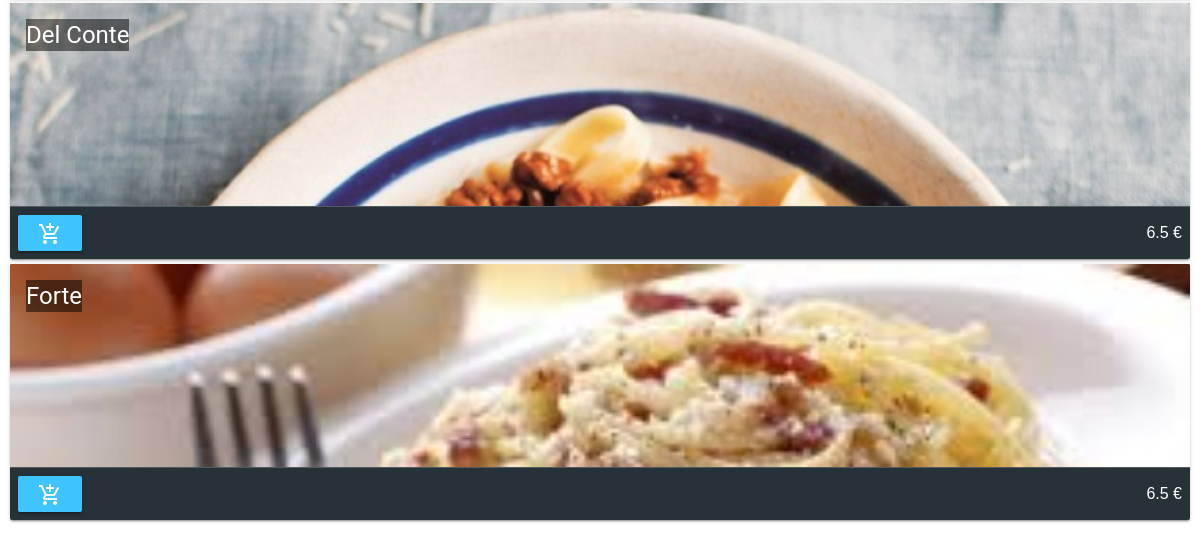
/acceuil.php?cid=2 (lower part), run on an earlier commit of the app's database.
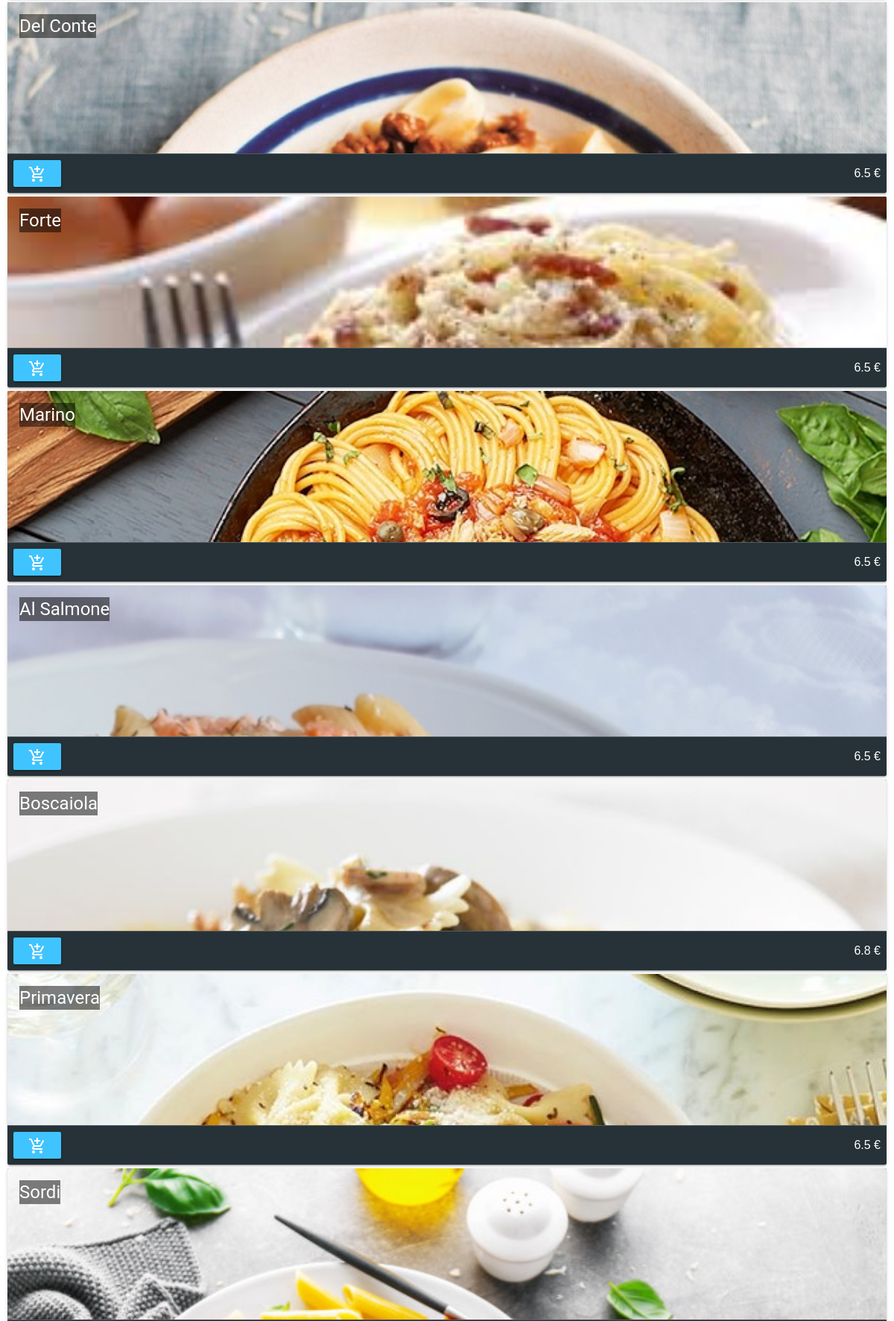
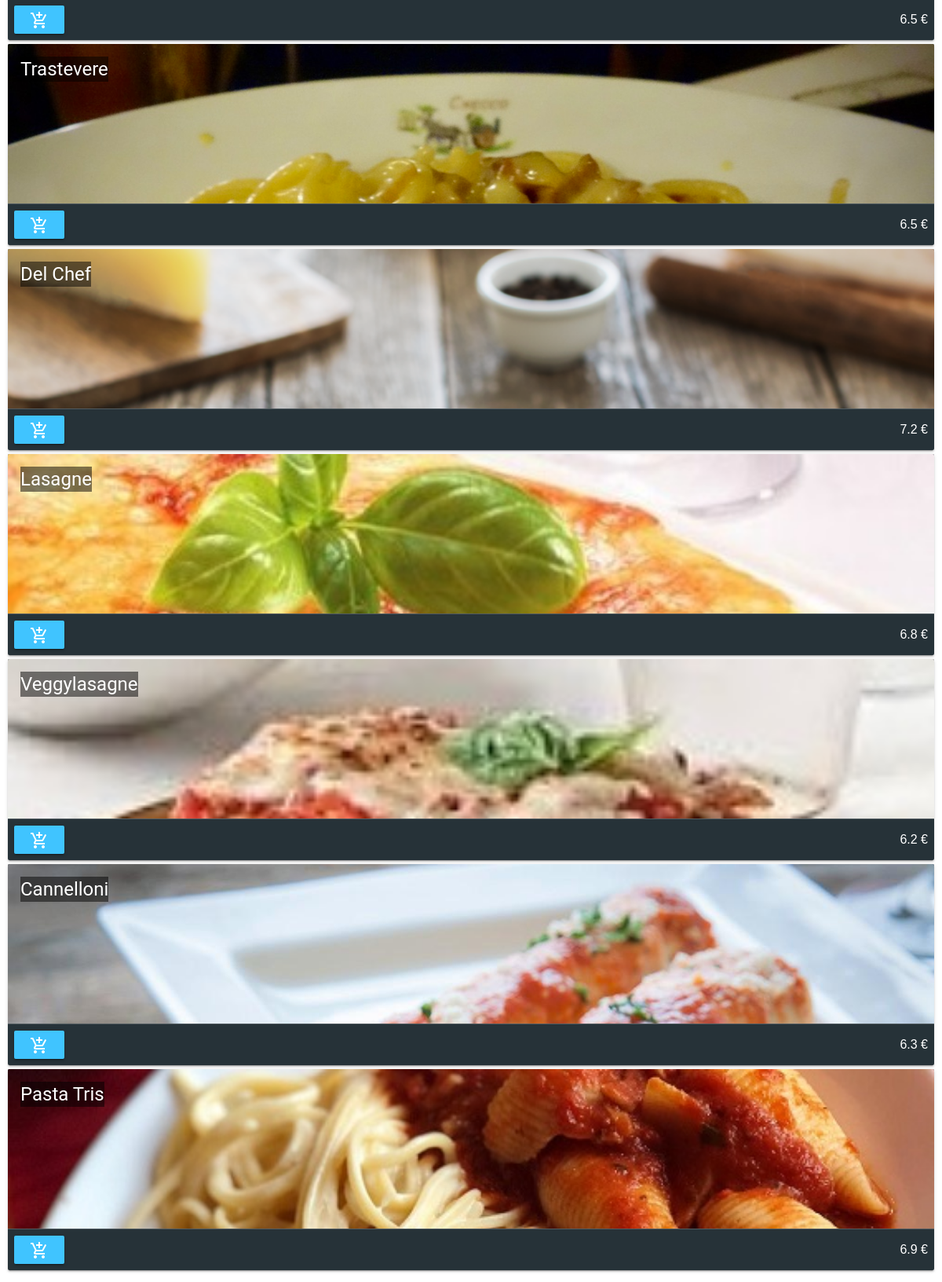
And on a later commit of the database (2 pictures, top to bottom).
### tables this page shows
CREATE TABLE `menu` (
	`id`	INTEGER PRIMARY KEY AUTOINCREMENT,
	`id_categorie`	INTEGER,
	`nom`	TEXT,
	`description`	TEXT,
	`prix`	INTEGER,
	`image`	INTEGER
);

### acceuil.php (the view, shortened to what this page needs)
<?php
$dbname =   __DIR__ . '/data/pizzawerk.db';
$file_db = new PDO('sqlite:'.$dbname);
$file_db->exec("pragma synchronous = off;");
 ?>
<!DOCTYPE html>
<html lang="en" dir="ltr">
  <head>
    <link rel="stylesheet" href="mdl/material.min.css">
  </head>
  <body>
<div class="mdl-layout mdl-js-layout mdl-layout--fixed-header">
<main class="mdl-layout__content">
  <div class="page-content">
<?php
$condition = "";
if (isset($_GET['cid'])) {
  $condition = " WHERE id_categorie ='".$_GET['cid']."'";
}
$result_one = $file_db->query("SELECT * FROM menu $condition");
foreach($result_one as $row) {
 $image = ($row['image']== ''?'':'style="background:url(\'images/'.$row['image'].'\');background-size:cover"');
 print '<div class="demo-card-event mdl-card mdl-shadow--2dp">';
 print '<div class="mdl-card__title mdl-card--expand" '.$image.'>';
 print '<h4>'.$row['nom'].'</h4> </div>';
 print ' <div class="mdl-card__actions mdl-card--border">';
 print '<button class="mdl-button mdl-js-button mdl-button--raised mdl-js-ripple-effect mdl-button--accent" onclick="ajouterAuPanier('.$row['id'].')"><i class="material-icons">add_shopping_cart</i></button>';
 print  $row['prix'].' €</div></div>';
}
 ?>
  </div>
</main>
</div>

### acceuil.php (style rules this page uses)
.demo-card-event.mdl-card { width: 100%; height: 256px; background: #263238; margin-bottom:5px; }
.demo-card-event > .mdl-card__actions { border-color: rgba(255, 255, 255, 0.2); }
.demo-card-event > .mdl-card__title { align-items: flex-start; }
.demo-card-event > .mdl-card__title > h4 { margin-top: 0; background: rgba(0,0,0,0.5) }
.demo-card-event > .mdl-card__actions { display: flex; box-sizing:border-box; align-items: center; }
.page-content { padding:10px }

What changed in the data, as far as the page shows it:
added menu: image (picture), nom "Marino", prix "6.5"
added menu: image (picture), nom "Al Salmone", prix "6.5"
added menu: image (picture), nom "Boscaiola", prix "6.8"
added menu: image (picture), nom "Primavera", prix "6.5"
added menu: image (picture), nom "Sordi", prix "6.5"
added menu: image (picture), nom "Trastevere", prix "6.5"
added menu: image (picture), nom "Del Chef", prix "7.2"
added menu: image (picture), nom "Lasagne", prix "6.8"
added menu: image (picture), nom "Veggylasagne", prix "6.2"
added menu: image (picture), nom "Cannelloni", prix "6.3"
added menu: image (picture), nom "Pasta Tris", prix "6.9"
